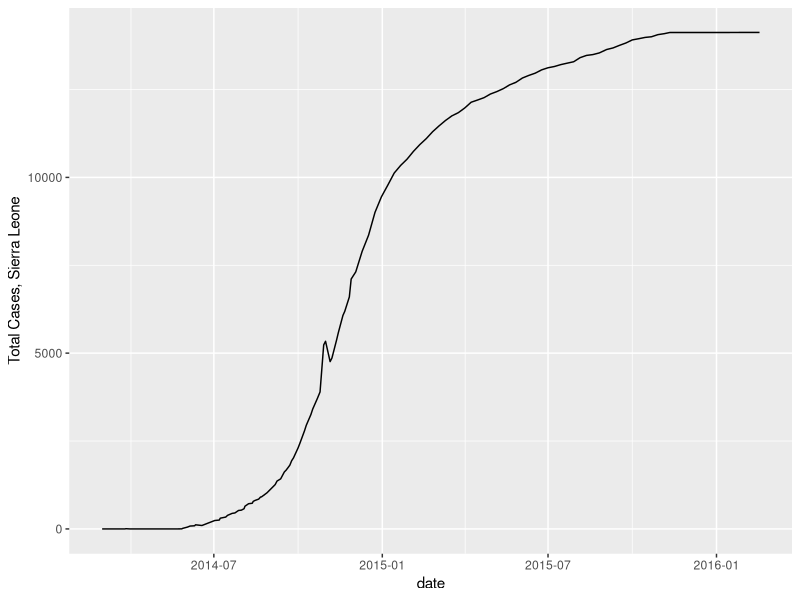
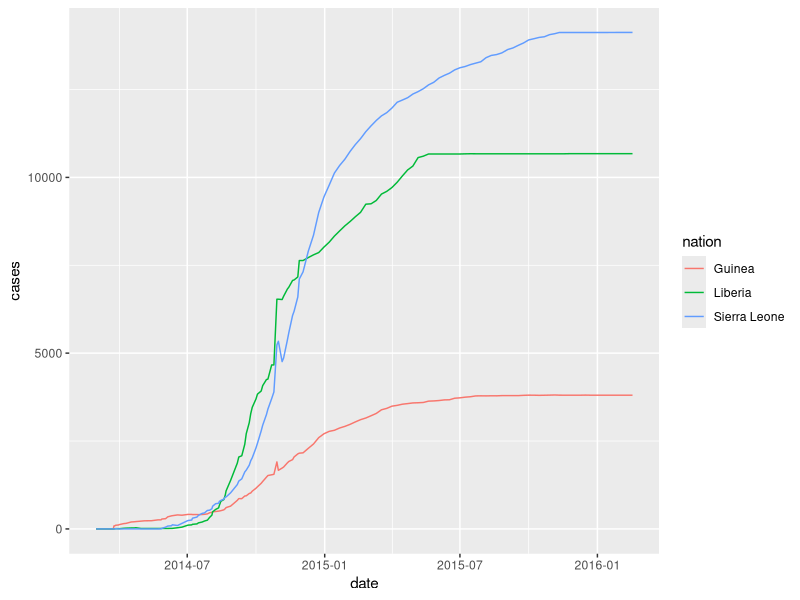
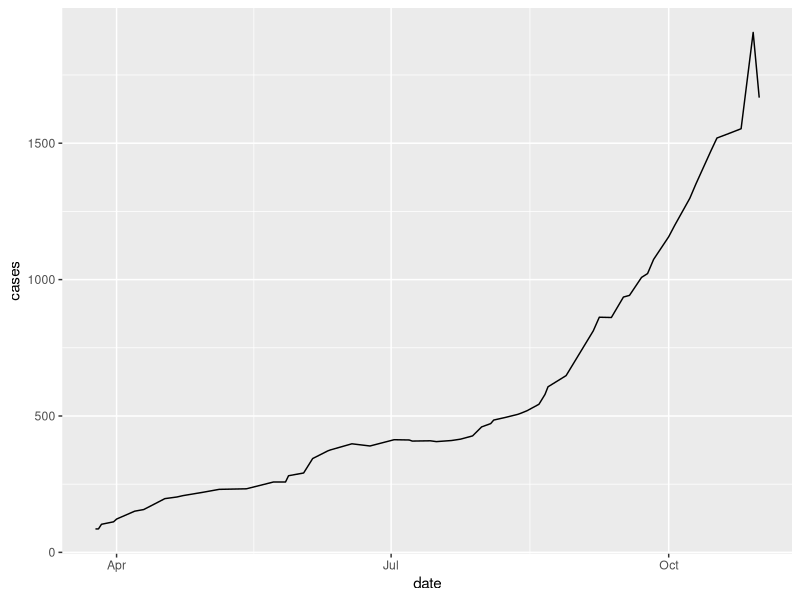
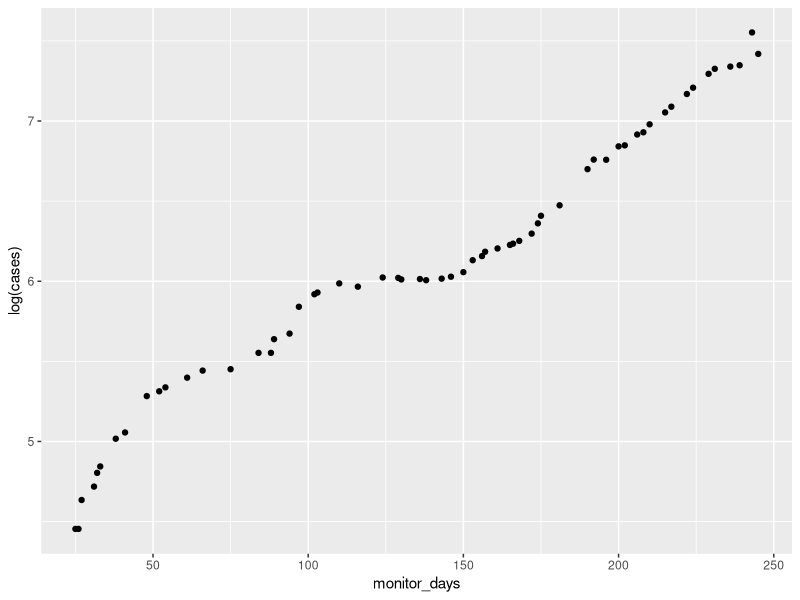
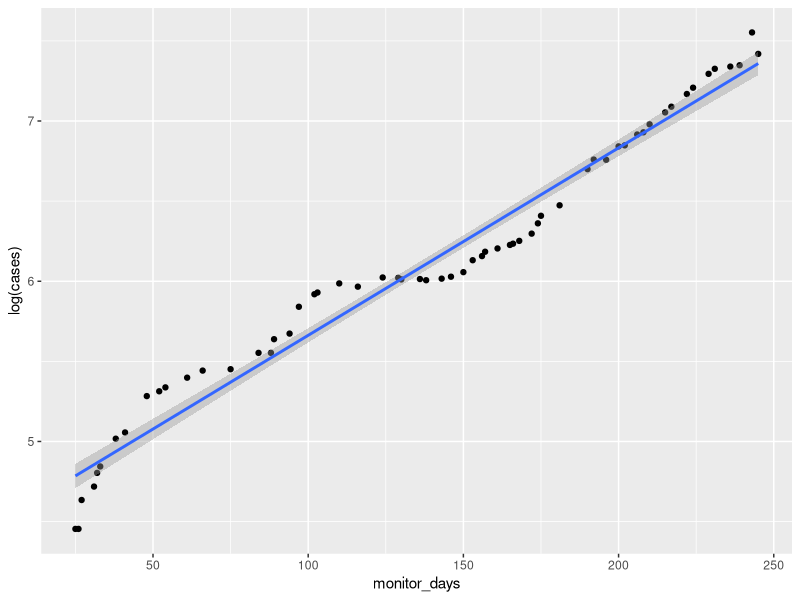
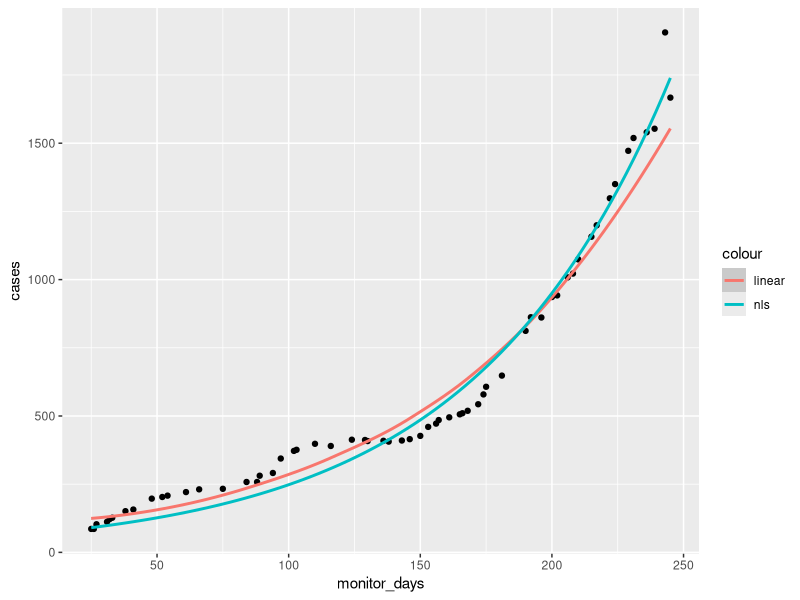
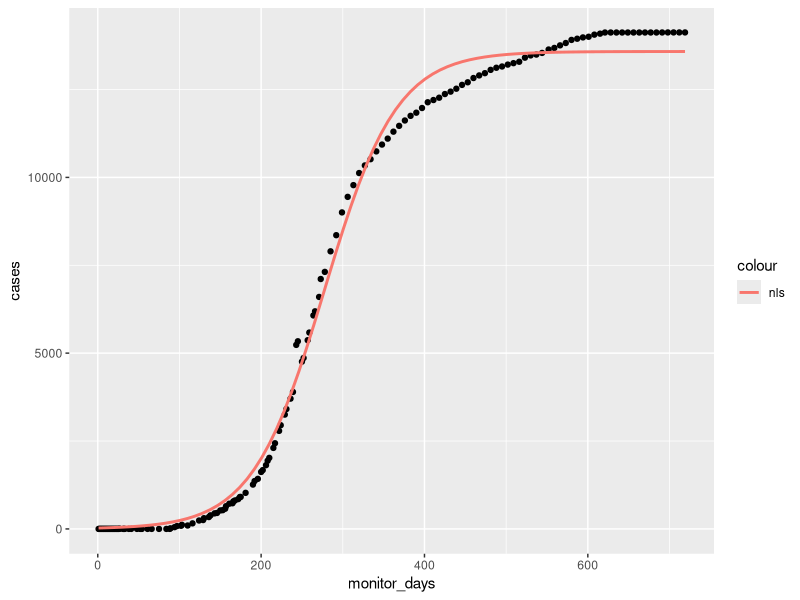

Recreate these plots in R, in order.
## ---- chunk 1
library(tidyverse)

# Load data into R 
ebola_raw <- read_csv("data/ebola.csv")

# Look at some data characteristics
dim(ebola_raw)
ebola_raw
## ---- chunk 2
# load lubridate library
library(lubridate)

# Look to see what format the dates data are in (first 10 elements in vector)
ebola_raw$`WHO report date`[1:10]

# Use the mdy() function to convert the character data to Date data and
# erase old column called `WHO report date`
ebola_date <- mutate(ebola_raw, 
                     date = mdy(`WHO report date`), `WHO report date` = NULL)

# Look to see how the dates have changed (look at first 10 elements in column)
ebola_date$date[1:10]

# Plot time series of total ebola cases in Sierra Leone
ggplot(ebola_date) + 
  geom_line(mapping = aes(x = date, y = `Total Cases, Sierra Leone`))

## ---- chunk 3
# Reorganize dataset to be in a tidy & cleaned up format 

# Move columns with a mix of nation and count variables to single rows with 
# one variable per row
ebola_tidy <- gather(ebola_date, nation, "count", 
                     `Total Cases, Guinea`:`Total Deaths, Sierra Leone`)

# Separate out the count variable name (cases or deaths) from the nation variable
ebola_tidy2 <- separate(ebola_tidy, nation, c("type","nation"), ", ")

# Move the cases & deaths to be two columns per row: date, nation, cases, deaths
ebola_tidy3 <- spread(ebola_tidy2, type, count)

# Rename column names with spaces - clean up data frame
ebola_tidy4 <- mutate(ebola_tidy3, 
                      cases = `Total Cases`, deaths = `Total Deaths`,
                      `Total Cases` = NULL, `Total Deaths` = NULL)
## ---- chunk 4
# Tidy all the WHO ebola data
ebola_alltidy <- ebola_date %>%
  gather(nation, "count", `Total Cases, Guinea`:`Total Deaths, Sierra Leone`) %>%
  separate(nation, c("type","nation"), ", ") %>%
  spread(type, count) %>%
  mutate(cases = `Total Cases`, deaths = `Total Deaths`,
         `Total Cases` = NULL, `Total Deaths` = NULL)

# Look at time series of total ebola cases in all countries
ggplot(ebola_alltidy) + 
  geom_line(mapping = aes(x = date, y = cases, color = nation))

## ---- chunk 5
# Add column for days since monitoring began: useful to have in addition to the date column for modeling later on (days is easier to model than date) 
ebola_alltidy <- ebola_alltidy %>%
  mutate(monitor_days = as.numeric(date) - min(as.numeric(date)) + 1)

## ---- chunk 6
# Filter to only look at early data using filter(): before 2014-11-01, cases only, 
# Guinea only, counts > 0 (to avoid ln(0) errors when fitting exponenetial)
ebola_early_guinea <- filter(ebola_alltidy, date < "2014-11-01", 
                      nation=="Guinea", cases > 0)

# Plot early ebola outbreak in Guinea
ggplot(ebola_early_guinea) + 
  geom_line(mapping = aes(x = date, y = cases))

## ---- chunk 7
# Plot the data with the log-transformed linear fit
ggplot(ebola_early_guinea) +
  geom_point(aes(x = monitor_days, y = log(cases))) 
## ---- chunk 8
# Take the log of count and fit a linear model with lm()
early_linear <- lm(log(cases) ~ monitor_days, data = ebola_early_guinea)

# Look at the summary statistic of the linear regression: 
# focus on the coefficient estimates & Std Error
summary(early_linear)

# Look at just the coefficient estimates for r and N0 
coef(early_linear)

# Plot the data with the log-transformed linear fit
ggplot(ebola_early_guinea, aes(x = monitor_days, y = log(cases))) +
  geom_point() +
  geom_smooth(method = "lm", se = TRUE)

## ---- chunk 9
# Fit the non-linear least-squares exponential model: cases = N * e^(r * days)
# nls starting parameters for N and k are required for the optimization
early_nls <- nls(cases ~ (N0 * exp(r*monitor_days)),
                 data = ebola_early_guinea, 
                 start = list(N0 = 10, r = 0.04))

# Look at the summary of the nls fit statistics - focus on Estimated Parameters & Std Error
summary(early_nls)

# Look at just the fitted coefficients
coef(early_nls)
## ---- chunk 10
# Plot model output with the Total Cases data for early ebola infection in Sierra Leone
# 1. Set up main data plotting in the first ggplot function, add geom_point() to display data
# 2. Add a geom_line() to show the fit of the linear model with log-transformed count data
# 3. Add a geom_smooth() to show the nonlinear model 
ggplot(ebola_early_guinea, aes(x = monitor_days, y = cases))+ 
  geom_point() + 
  geom_smooth(aes(x = monitor_days, 
                y = exp(coef(early_linear)[1] + monitor_days*coef(early_linear)[2]),
                color = "linear")) + 
  geom_smooth(method = "nls", 
              formula = y ~ (N0 * exp(r*x)), 
              method.args = list(start=list(N0 = 10, r = 0.04)),
              se = FALSE, aes(color = "nls")) # se = FALSE needs to be here for nls to work

## ---- chunk 11
# Fit logistic model to Sierra Leone Total Cases: cases = K*N0 / (N0 + (K-N0) * exp(-r*t))
# Use filter() within the data argument of the nls function to constrain the analysis to the
# nation and data type without having to do this in a separate step. 
SL_logistic <- nls(cases ~ 
                    (K*N0) / (N0 + (K - N0)*exp(-r*monitor_days)),
            start = list(N0 = 10, r = 0.02, K = 14000),
            data = filter(ebola_alltidy, nation=="Sierra Leone"), 
            trace=TRUE)

# Examine stats summary of the logistic fit
summary(SL_logistic)
## ---- chunk 12
# Plot the logistic model output with the Total Cases data for early ebola infection in Sierra Leone
ggplot(filter(ebola_alltidy, nation=="Sierra Leone"), 
       aes(x = monitor_days, y = cases)) + 
  geom_point() + 
  geom_smooth(method = "nls", 
              formula = y ~ (K*N0) / (N0 + (K - N0)*exp(-r*x)), 
              method.args = list(start=list(N0 = 10, r = 0.02, K = 14000)),
              se = FALSE, aes(color = "nls")) 

